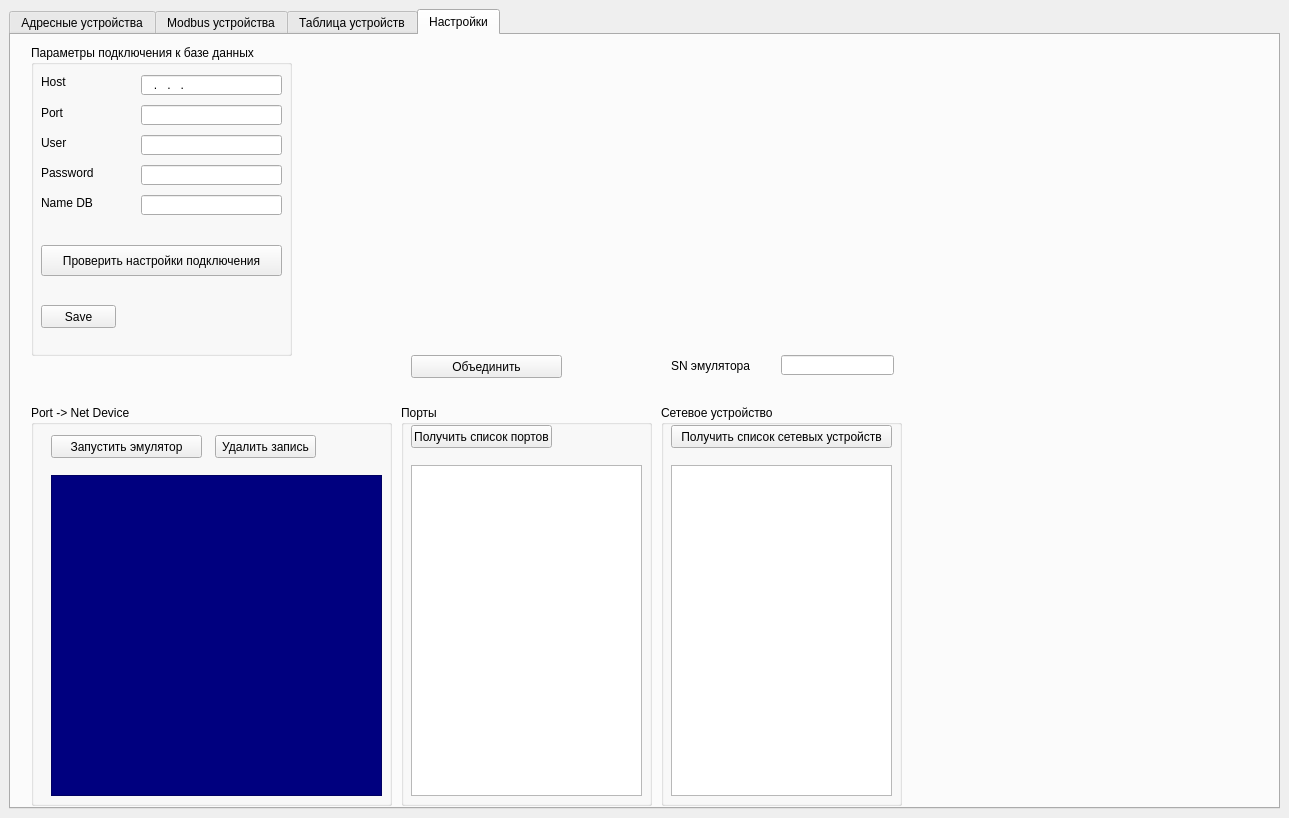
<?xml version="1.0" encoding="UTF-8"?>
<ui version="4.0">
 <class>MainWindow</class>
 <widget class="QMainWindow" name="MainWindow">
  <property name="geometry">
   <rect>
    <x>0</x>
    <y>0</y>
    <width>1289</width>
    <height>818</height>
   </rect>
  </property>
  <property name="windowTitle">
   <string>MainWindow</string>
  </property>
  <property name="styleSheet">
   <string notr="true"/>
  </property>
  <widget class="QWidget" name="centralwidget">
   <layout class="QVBoxLayout" name="verticalLayout_2">
    <item>
     <widget class="QTabWidget" name="tabWidget">
      <property name="enabled">
       <bool>true</bool>
      </property>
      <property name="sizePolicy">
       <sizepolicy hsizetype="Expanding" vsizetype="Expanding">
        <horstretch>0</horstretch>
        <verstretch>0</verstretch>
       </sizepolicy>
      </property>
      <property name="minimumSize">
       <size>
        <width>1271</width>
        <height>800</height>
       </size>
      </property>
      <property name="styleSheet">
       <string notr="true"/>
      </property>
      <property name="tabShape">
       <enum>QTabWidget::Rounded</enum>
      </property>
      <property name="currentIndex">
       <number>3</number>
      </property>
      <widget class="QWidget" name="ash_device_tab">
       <attribute name="title">
        <string>Адресные устройства</string>
       </attribute>
       <widget class="QGroupBox" name="ash_chenge_state_device_groupBox">
        <property name="geometry">
         <rect>
          <x>0</x>
          <y>10</y>
          <width>489</width>
          <height>131</height>
         </rect>
        </property>
        <property name="title">
         <string>Cостояния устройства</string>
        </property>
        <widget class="QWidget" name="verticalLayoutWidget">
         <property name="geometry">
          <rect>
           <x>10</x>
           <y>20</y>
           <width>471</width>
           <height>101</height>
          </rect>
         </property>
         <layout class="QVBoxLayout" name="ash_v_layer_state_dev_layout">
          <item>
           <layout class="QHBoxLayout" name="ash_h_top_layer_state_dev_layout"/>
          </item>
          <item>
           <layout class="QHBoxLayout" name="ash_h_center_layer_state_dev_layout"/>
          </item>
          <item>
           <layout class="QHBoxLayout" name="ash_h_bottom_layer_state_dev_layout"/>
          </item>
         </layout>
        </widget>
       </widget>
       <widget class="QGroupBox" name="ash_choice_net_dev_groupBox">
        <property name="geometry">
         <rect>
          <x>1040</x>
          <y>0</y>
          <width>221</width>
          <height>131</height>
         </rect>
        </property>
        <property name="title">
         <string>Сетевой контроллер</string>
        </property>
        <widget class="QListWidget" name="ash_out_net_dev_listWidget">
         <property name="geometry">
          <rect>
           <x>10</x>
           <y>20</y>
           <width>201</width>
           <height>101</height>
          </rect>
         </property>
        </widget>
       </widget>
       <widget class="QPushButton" name="view_devs_ash_btn">
        <property name="geometry">
         <rect>
          <x>960</x>
          <y>10</y>
          <width>75</width>
          <height>31</height>
         </rect>
        </property>
        <property name="text">
         <string>View</string>
        </property>
       </widget>
       <widget class="QTableWidget" name="ash_devices_tableWidget_2">
        <property name="geometry">
         <rect>
          <x>0</x>
          <y>140</y>
          <width>1261</width>
          <height>631</height>
         </rect>
        </property>
       </widget>
      </widget>
      <widget class="QWidget" name="modbus_device_tab">
       <attribute name="title">
        <string>Modbus устройства</string>
       </attribute>
       <widget class="QTableWidget" name="mb_devices_tableWidget">
        <property name="geometry">
         <rect>
          <x>0</x>
          <y>140</y>
          <width>1261</width>
          <height>631</height>
         </rect>
        </property>
       </widget>
       <widget class="QGroupBox" name="mb_choice_net_dev_groupBox">
        <property name="geometry">
         <rect>
          <x>1040</x>
          <y>0</y>
          <width>221</width>
          <height>131</height>
         </rect>
        </property>
        <property name="title">
         <string>Сетевой контроллер</string>
        </property>
        <widget class="QListWidget" name="mb_out_net_dev_listWidget">
         <property name="geometry">
          <rect>
           <x>10</x>
           <y>20</y>
           <width>201</width>
           <height>101</height>
          </rect>
         </property>
        </widget>
       </widget>
       <widget class="QPushButton" name="mb_view_devs_btn">
        <property name="geometry">
         <rect>
          <x>960</x>
          <y>10</y>
          <width>75</width>
          <height>31</height>
         </rect>
        </property>
        <property name="text">
         <string>View</string>
        </property>
       </widget>
       <widget class="QGroupBox" name="mb_chenge_state_device_groupBox">
        <property name="geometry">
         <rect>
          <x>0</x>
          <y>10</y>
          <width>489</width>
          <height>121</height>
         </rect>
        </property>
        <property name="title">
         <string>Состояния устройства</string>
        </property>
        <widget class="QWidget" name="verticalLayoutWidget_2">
         <property name="geometry">
          <rect>
           <x>10</x>
           <y>20</y>
           <width>471</width>
           <height>101</height>
          </rect>
         </property>
         <layout class="QVBoxLayout" name="v_layer_state_dev_layout_2">
          <item>
           <layout class="QHBoxLayout" name="mb_h_top_layer_state_dev_layout"/>
          </item>
          <item>
           <layout class="QHBoxLayout" name="mb_h_bottom_layer_state_dev_layout"/>
          </item>
         </layout>
        </widget>
       </widget>
      </widget>
      <widget class="QWidget" name="main_tab">
       <property name="sizePolicy">
        <sizepolicy hsizetype="Expanding" vsizetype="Expanding">
         <horstretch>0</horstretch>
         <verstretch>0</verstretch>
        </sizepolicy>
       </property>
       <attribute name="title">
        <string>Таблица устройств</string>
       </attribute>
       <layout class="QVBoxLayout" name="verticalLayout">
        <item>
         <layout class="QHBoxLayout" name="horizontalLayout_2">
          <item>
           <widget class="QGroupBox" name="states_groupBox">
            <property name="sizePolicy">
             <sizepolicy hsizetype="Fixed" vsizetype="Fixed">
              <horstretch>0</horstretch>
              <verstretch>0</verstretch>
             </sizepolicy>
            </property>
            <property name="minimumSize">
             <size>
              <width>371</width>
              <height>120</height>
             </size>
            </property>
            <property name="whatsThis">
             <string>&lt;html&gt;&lt;head/&gt;&lt;body&gt;&lt;p&gt;Для изменения состояния датчика нужно выбрать датчик в таблице и нажать на соответствующую кнопку состояния.&lt;/p&gt;&lt;/body&gt;&lt;/html&gt;</string>
            </property>
            <property name="styleSheet">
             <string notr="true"/>
            </property>
            <property name="title">
             <string>Изменение состояния выбранного датчика.</string>
            </property>
           </widget>
          </item>
          <item>
           <layout class="QGridLayout" name="gridLayout">
            <item row="1" column="1">
             <widget class="QLabel" name="sensor52_lbl">
              <property name="styleSheet">
               <string notr="true"/>
              </property>
              <property name="text">
               <string>АВИ

52</string>
              </property>
              <property name="margin">
               <number>5</number>
              </property>
              <property name="indent">
               <number>0</number>
              </property>
             </widget>
            </item>
            <item row="0" column="3">
             <widget class="QLabel" name="sensor4_lbl">
              <property name="styleSheet">
               <string notr="true"/>
              </property>
              <property name="text">
               <string>ИП-330
Кречет
4</string>
              </property>
              <property name="margin">
               <number>5</number>
              </property>
              <property name="indent">
               <number>0</number>
              </property>
             </widget>
            </item>
            <item row="0" column="2">
             <widget class="QLabel" name="sensor3_lbl">
              <property name="styleSheet">
               <string notr="true"/>
              </property>
              <property name="text">
               <string>ИП-101

3</string>
              </property>
              <property name="margin">
               <number>5</number>
              </property>
              <property name="indent">
               <number>0</number>
              </property>
             </widget>
            </item>
            <item row="1" column="4">
             <widget class="QLabel" name="sensor55_lbl">
              <property name="styleSheet">
               <string notr="true"/>
              </property>
              <property name="text">
               <string>АР-5

55</string>
              </property>
              <property name="margin">
               <number>5</number>
              </property>
              <property name="indent">
               <number>0</number>
              </property>
             </widget>
            </item>
            <item row="1" column="14">
             <widget class="QLabel" name="sensor65_lbl">
              <property name="styleSheet">
               <string notr="true"/>
              </property>
              <property name="text">
               <string>МКЗ

65</string>
              </property>
              <property name="margin">
               <number>5</number>
              </property>
              <property name="indent">
               <number>0</number>
              </property>
             </widget>
            </item>
            <item row="1" column="2">
             <widget class="QLabel" name="sensor53_lbl">
              <property name="styleSheet">
               <string notr="true"/>
              </property>
              <property name="frameShape">
               <enum>QFrame::NoFrame</enum>
              </property>
              <property name="text">
               <string>АМК

53</string>
              </property>
              <property name="margin">
               <number>5</number>
              </property>
              <property name="indent">
               <number>0</number>
              </property>
             </widget>
            </item>
            <item row="0" column="4">
             <widget class="QLabel" name="sensor5_lbl">
              <property name="styleSheet">
               <string notr="true"/>
              </property>
              <property name="text">
               <string>ИП-329
Феникс
5</string>
              </property>
              <property name="margin">
               <number>5</number>
              </property>
              <property name="indent">
               <number>0</number>
              </property>
             </widget>
            </item>
            <item row="1" column="3">
             <widget class="QLabel" name="sensor54_lbl">
              <property name="styleSheet">
               <string notr="true"/>
              </property>
              <property name="text">
               <string>АР-1

54</string>
              </property>
              <property name="margin">
               <number>5</number>
              </property>
              <property name="indent">
               <number>0</number>
              </property>
             </widget>
            </item>
            <item row="0" column="6">
             <widget class="QLabel" name="sensor7_lbl">
              <property name="styleSheet">
               <string notr="true"/>
              </property>
              <property name="text">
               <string>МИП

7</string>
              </property>
              <property name="margin">
               <number>5</number>
              </property>
              <property name="indent">
               <number>0</number>
              </property>
             </widget>
            </item>
            <item row="1" column="12">
             <widget class="QLabel" name="sensor63_lbl">
              <property name="styleSheet">
               <string notr="true"/>
              </property>
              <property name="text">
               <string>ИСМ-22-2

63</string>
              </property>
              <property name="margin">
               <number>5</number>
              </property>
              <property name="indent">
               <number>0</number>
              </property>
             </widget>
            </item>
            <item row="1" column="5">
             <widget class="QLabel" name="sensor56_lbl">
              <property name="styleSheet">
               <string notr="true"/>
              </property>
              <property name="text">
               <string>АРМини

56</string>
              </property>
              <property name="margin">
               <number>5</number>
              </property>
              <property name="indent">
               <number>0</number>
              </property>
             </widget>
            </item>
            <item row="1" column="10">
             <widget class="QLabel" name="sensor61_lbl">
              <property name="styleSheet">
               <string notr="true"/>
              </property>
              <property name="text">
               <string>ИСМ-5

61</string>
              </property>
              <property name="margin">
               <number>5</number>
              </property>
              <property name="indent">
               <number>0</number>
              </property>
             </widget>
            </item>
            <item row="1" column="7">
             <widget class="QLabel" name="sensor58_lbl">
              <property name="styleSheet">
               <string notr="true"/>
              </property>
              <property name="text">
               <string>АОПИ

58</string>
              </property>
              <property name="margin">
               <number>5</number>
              </property>
              <property name="indent">
               <number>0</number>
              </property>
             </widget>
            </item>
            <item row="1" column="11">
             <widget class="QLabel" name="sensor62_lbl">
              <property name="styleSheet">
               <string notr="true"/>
              </property>
              <property name="text">
               <string>ИСМ-22

62</string>
              </property>
              <property name="margin">
               <number>5</number>
              </property>
              <property name="indent">
               <number>0</number>
              </property>
             </widget>
            </item>
            <item row="0" column="1">
             <widget class="QLabel" name="sensor2_lbl">
              <property name="styleSheet">
               <string notr="true"/>
              </property>
              <property name="text">
               <string>ИПП
Гелиос
2</string>
              </property>
              <property name="margin">
               <number>5</number>
              </property>
              <property name="indent">
               <number>0</number>
              </property>
             </widget>
            </item>
            <item row="1" column="8">
             <widget class="QLabel" name="sensor59_lbl">
              <property name="styleSheet">
               <string notr="true"/>
              </property>
              <property name="text">
               <string>ИРС

59</string>
              </property>
              <property name="margin">
               <number>5</number>
              </property>
              <property name="indent">
               <number>0</number>
              </property>
             </widget>
            </item>
            <item row="0" column="0">
             <widget class="QLabel" name="sensor1_lbl">
              <property name="styleSheet">
               <string notr="true"/>
              </property>
              <property name="text">
               <string>ИП-535

1</string>
              </property>
              <property name="margin">
               <number>5</number>
              </property>
              <property name="indent">
               <number>0</number>
              </property>
             </widget>
            </item>
            <item row="0" column="8">
             <widget class="QLabel" name="sensor9_lbl">
              <property name="styleSheet">
               <string notr="true"/>
              </property>
              <property name="text">
               <string>NLS16

9</string>
              </property>
              <property name="margin">
               <number>5</number>
              </property>
              <property name="indent">
               <number>0</number>
              </property>
             </widget>
            </item>
            <item row="1" column="16">
             <widget class="QLabel" name="sensor67_lbl">
              <property name="styleSheet">
               <string notr="true"/>
              </property>
              <property name="text">
               <string>ОСЗ9

67</string>
              </property>
              <property name="margin">
               <number>5</number>
              </property>
              <property name="indent">
               <number>0</number>
              </property>
             </widget>
            </item>
            <item row="0" column="7">
             <widget class="QLabel" name="sensor8_lbl">
              <property name="styleSheet">
               <string notr="true"/>
              </property>
              <property name="text">
               <string>ИПА

8</string>
              </property>
              <property name="margin">
               <number>5</number>
              </property>
              <property name="indent">
               <number>0</number>
              </property>
             </widget>
            </item>
            <item row="1" column="13">
             <widget class="QLabel" name="sensor64_lbl">
              <property name="styleSheet">
               <string notr="true"/>
              </property>
              <property name="text">
               <string>ИСМ-220

64</string>
              </property>
              <property name="margin">
               <number>5</number>
              </property>
              <property name="indent">
               <number>0</number>
              </property>
             </widget>
            </item>
            <item row="0" column="5">
             <widget class="QLabel" name="sensor6_lbl">
              <property name="styleSheet">
               <string notr="true"/>
              </property>
              <property name="text">
               <string>ИПЭС

6</string>
              </property>
              <property name="margin">
               <number>5</number>
              </property>
              <property name="indent">
               <number>0</number>
              </property>
             </widget>
            </item>
            <item row="1" column="9">
             <widget class="QLabel" name="sensor60_lbl">
              <property name="styleSheet">
               <string notr="true"/>
              </property>
              <property name="text">
               <string>ИР-П

60</string>
              </property>
              <property name="margin">
               <number>5</number>
              </property>
              <property name="indent">
               <number>0</number>
              </property>
             </widget>
            </item>
            <item row="1" column="15">
             <widget class="QLabel" name="sensor66_lbl">
              <property name="styleSheet">
               <string notr="true"/>
              </property>
              <property name="text">
               <string>ОСЗ

66</string>
              </property>
              <property name="margin">
               <number>5</number>
              </property>
              <property name="indent">
               <number>0</number>
              </property>
             </widget>
            </item>
            <item row="1" column="0">
             <widget class="QLabel" name="sensor51_lbl">
              <property name="styleSheet">
               <string notr="true"/>
              </property>
              <property name="text">
               <string>А2ДПИ

51</string>
              </property>
              <property name="margin">
               <number>5</number>
              </property>
              <property name="indent">
               <number>0</number>
              </property>
             </widget>
            </item>
            <item row="1" column="6">
             <widget class="QLabel" name="sensor57_lbl">
              <property name="styleSheet">
               <string notr="true"/>
              </property>
              <property name="text">
               <string>АТИ

57</string>
              </property>
              <property name="margin">
               <number>5</number>
              </property>
              <property name="indent">
               <number>0</number>
              </property>
             </widget>
            </item>
            <item row="0" column="9">
             <widget class="QLabel" name="sensor10_lbl">
              <property name="text">
               <string>NLS8

10</string>
              </property>
             </widget>
            </item>
           </layout>
          </item>
         </layout>
        </item>
        <item>
         <widget class="QTableWidget" name="output_table">
          <property name="styleSheet">
           <string notr="true"/>
          </property>
         </widget>
        </item>
       </layout>
      </widget>
      <widget class="QWidget" name="settings_tab">
       <attribute name="title">
        <string>Настройки</string>
       </attribute>
       <widget class="QGroupBox" name="port_and_ne_dev_groupBox">
        <property name="geometry">
         <rect>
          <x>20</x>
          <y>370</y>
          <width>361</width>
          <height>401</height>
         </rect>
        </property>
        <property name="sizePolicy">
         <sizepolicy hsizetype="Fixed" vsizetype="Fixed">
          <horstretch>0</horstretch>
          <verstretch>0</verstretch>
         </sizepolicy>
        </property>
        <property name="styleSheet">
         <string notr="true"/>
        </property>
        <property name="title">
         <string>Port -&gt; Net Device</string>
        </property>
        <widget class="QTableWidget" name="port_and_net_dev_tableWidget">
         <property name="geometry">
          <rect>
           <x>20</x>
           <y>70</y>
           <width>331</width>
           <height>321</height>
          </rect>
         </property>
         <property name="styleSheet">
          <string notr="true">QHeaderView::section:horizontal {
    color: #fff;
    background-color: rgb(0, 85, 127);
 }
QTableWidget {
	background-color: rgb(0, 0, 127);
	color: rgb(85, 255, 0);
	font: 63 8pt &quot;Yu Gothic UI Semibold&quot;;
}
</string>
         </property>
        </widget>
        <widget class="QPushButton" name="send_table_btn">
         <property name="geometry">
          <rect>
           <x>20</x>
           <y>30</y>
           <width>151</width>
           <height>23</height>
          </rect>
         </property>
         <property name="styleSheet">
          <string notr="true"/>
         </property>
         <property name="text">
          <string>Запустить эмулятор</string>
         </property>
        </widget>
        <widget class="QPushButton" name="delete_line_btn">
         <property name="geometry">
          <rect>
           <x>184</x>
           <y>30</y>
           <width>101</width>
           <height>23</height>
          </rect>
         </property>
         <property name="styleSheet">
          <string notr="true"/>
         </property>
         <property name="text">
          <string>Удалить запись</string>
         </property>
        </widget>
       </widget>
       <widget class="QGroupBox" name="ports_groupBox">
        <property name="geometry">
         <rect>
          <x>390</x>
          <y>370</y>
          <width>251</width>
          <height>401</height>
         </rect>
        </property>
        <property name="sizePolicy">
         <sizepolicy hsizetype="Fixed" vsizetype="Fixed">
          <horstretch>0</horstretch>
          <verstretch>0</verstretch>
         </sizepolicy>
        </property>
        <property name="styleSheet">
         <string notr="true"/>
        </property>
        <property name="title">
         <string>Порты</string>
        </property>
        <widget class="QListWidget" name="ports_listWidget">
         <property name="geometry">
          <rect>
           <x>10</x>
           <y>60</y>
           <width>231</width>
           <height>331</height>
          </rect>
         </property>
         <property name="styleSheet">
          <string notr="true"/>
         </property>
        </widget>
        <widget class="QPushButton" name="get_ports_btn">
         <property name="geometry">
          <rect>
           <x>10</x>
           <y>20</y>
           <width>141</width>
           <height>23</height>
          </rect>
         </property>
         <property name="styleSheet">
          <string notr="true"/>
         </property>
         <property name="text">
          <string>Получить список портов</string>
         </property>
        </widget>
       </widget>
       <widget class="QGroupBox" name="net_dev_groupBox">
        <property name="geometry">
         <rect>
          <x>650</x>
          <y>370</y>
          <width>241</width>
          <height>401</height>
         </rect>
        </property>
        <property name="sizePolicy">
         <sizepolicy hsizetype="Fixed" vsizetype="Fixed">
          <horstretch>0</horstretch>
          <verstretch>0</verstretch>
         </sizepolicy>
        </property>
        <property name="styleSheet">
         <string notr="true"/>
        </property>
        <property name="title">
         <string>Сетевое устройство</string>
        </property>
        <widget class="QListWidget" name="net_dev_listWidget">
         <property name="geometry">
          <rect>
           <x>10</x>
           <y>60</y>
           <width>221</width>
           <height>331</height>
          </rect>
         </property>
         <property name="styleSheet">
          <string notr="true"/>
         </property>
        </widget>
        <widget class="QPushButton" name="get_net_dev_btn">
         <property name="geometry">
          <rect>
           <x>10</x>
           <y>20</y>
           <width>221</width>
           <height>23</height>
          </rect>
         </property>
         <property name="styleSheet">
          <string notr="true"/>
         </property>
         <property name="text">
          <string>Получить список сетевых устройств</string>
         </property>
        </widget>
       </widget>
       <widget class="QGroupBox" name="groupBox_2">
        <property name="geometry">
         <rect>
          <x>20</x>
          <y>10</y>
          <width>261</width>
          <height>311</height>
         </rect>
        </property>
        <property name="sizePolicy">
         <sizepolicy hsizetype="Fixed" vsizetype="Fixed">
          <horstretch>0</horstretch>
          <verstretch>0</verstretch>
         </sizepolicy>
        </property>
        <property name="minimumSize">
         <size>
          <width>261</width>
          <height>311</height>
         </size>
        </property>
        <property name="styleSheet">
         <string notr="true"/>
        </property>
        <property name="title">
         <string>Параметры подключения к базе данных</string>
        </property>
        <widget class="QLabel" name="port_db_lbl">
         <property name="geometry">
          <rect>
           <x>10</x>
           <y>60</y>
           <width>47</width>
           <height>16</height>
          </rect>
         </property>
         <property name="styleSheet">
          <string notr="true"/>
         </property>
         <property name="text">
          <string>Port</string>
         </property>
        </widget>
        <widget class="QLabel" name="host_db_lbl">
         <property name="geometry">
          <rect>
           <x>10</x>
           <y>30</y>
           <width>47</width>
           <height>14</height>
          </rect>
         </property>
         <property name="styleSheet">
          <string notr="true"/>
         </property>
         <property name="text">
          <string>Host</string>
         </property>
        </widget>
        <widget class="QLabel" name="user_db_lbl">
         <property name="geometry">
          <rect>
           <x>10</x>
           <y>90</y>
           <width>51</width>
           <height>16</height>
          </rect>
         </property>
         <property name="styleSheet">
          <string notr="true"/>
         </property>
         <property name="text">
          <string>User</string>
         </property>
        </widget>
        <widget class="QLabel" name="pass_db_lbl">
         <property name="geometry">
          <rect>
           <x>10</x>
           <y>120</y>
           <width>61</width>
           <height>16</height>
          </rect>
         </property>
         <property name="styleSheet">
          <string notr="true"/>
         </property>
         <property name="text">
          <string>Password</string>
         </property>
        </widget>
        <widget class="QLabel" name="name_db_lbl">
         <property name="geometry">
          <rect>
           <x>10</x>
           <y>150</y>
           <width>61</width>
           <height>16</height>
          </rect>
         </property>
         <property name="styleSheet">
          <string notr="true"/>
         </property>
         <property name="text">
          <string>Name DB</string>
         </property>
        </widget>
        <widget class="QLineEdit" name="host_db_lineEdit">
         <property name="geometry">
          <rect>
           <x>110</x>
           <y>30</y>
           <width>141</width>
           <height>20</height>
          </rect>
         </property>
         <property name="toolTip">
          <string>&lt;html&gt;&lt;head/&gt;&lt;body&gt;&lt;p&gt;Адрес (IP4) подключения к БД&lt;/p&gt;&lt;/body&gt;&lt;/html&gt;</string>
         </property>
         <property name="styleSheet">
          <string notr="true"/>
         </property>
         <property name="inputMask">
          <string>000\.000\.000\.000</string>
         </property>
         <property name="text">
          <string>...</string>
         </property>
        </widget>
        <widget class="QLineEdit" name="port_db_lineEdit">
         <property name="geometry">
          <rect>
           <x>110</x>
           <y>60</y>
           <width>141</width>
           <height>20</height>
          </rect>
         </property>
         <property name="toolTip">
          <string>&lt;html&gt;&lt;head/&gt;&lt;body&gt;&lt;p&gt;Номер порта должен быть в диапазоне &lt;span style=&quot; font-family:'JetBrains Mono','monospace'; font-size:10pt; font-weight:600; font-style:italic; color:#ff0000;&quot;&gt;1024-49151&lt;/span&gt;&lt;/p&gt;&lt;/body&gt;&lt;/html&gt;</string>
         </property>
         <property name="styleSheet">
          <string notr="true"/>
         </property>
         <property name="inputMask">
          <string>00009</string>
         </property>
         <property name="text">
          <string/>
         </property>
        </widget>
        <widget class="QLineEdit" name="user_db_lineEdit">
         <property name="geometry">
          <rect>
           <x>110</x>
           <y>90</y>
           <width>141</width>
           <height>20</height>
          </rect>
         </property>
         <property name="toolTip">
          <string>&lt;html&gt;&lt;head/&gt;&lt;body&gt;&lt;p&gt;Логин базы данных&lt;/p&gt;&lt;/body&gt;&lt;/html&gt;</string>
         </property>
         <property name="styleSheet">
          <string notr="true"/>
         </property>
         <property name="text">
          <string/>
         </property>
        </widget>
        <widget class="QLineEdit" name="pass_db_lineEdit">
         <property name="geometry">
          <rect>
           <x>110</x>
           <y>120</y>
           <width>141</width>
           <height>20</height>
          </rect>
         </property>
         <property name="toolTip">
          <string>&lt;html&gt;&lt;head/&gt;&lt;body&gt;&lt;p&gt;Пароль базы данных&lt;/p&gt;&lt;/body&gt;&lt;/html&gt;</string>
         </property>
         <property name="styleSheet">
          <string notr="true"/>
         </property>
         <property name="text">
          <string/>
         </property>
        </widget>
        <widget class="QLineEdit" name="name_db_lineEdit">
         <property name="geometry">
          <rect>
           <x>110</x>
           <y>150</y>
           <width>141</width>
           <height>20</height>
          </rect>
         </property>
         <property name="toolTip">
          <string>&lt;html&gt;&lt;head/&gt;&lt;body&gt;&lt;p&gt;Имя базы данных&lt;/p&gt;&lt;/body&gt;&lt;/html&gt;</string>
         </property>
         <property name="styleSheet">
          <string notr="true"/>
         </property>
         <property name="text">
          <string/>
         </property>
        </widget>
        <widget class="QPushButton" name="save_db_btn">
         <property name="geometry">
          <rect>
           <x>10</x>
           <y>260</y>
           <width>75</width>
           <height>23</height>
          </rect>
         </property>
         <property name="toolTip">
          <string>&lt;html&gt;&lt;head/&gt;&lt;body&gt;&lt;p&gt;Сохранение настроек для дальнейшей работы &lt;/p&gt;&lt;/body&gt;&lt;/html&gt;</string>
         </property>
         <property name="styleSheet">
          <string notr="true"/>
         </property>
         <property name="text">
          <string>Save</string>
         </property>
        </widget>
        <widget class="QPushButton" name="check_db_btn">
         <property name="geometry">
          <rect>
           <x>10</x>
           <y>200</y>
           <width>241</width>
           <height>31</height>
          </rect>
         </property>
         <property name="toolTip">
          <string>&lt;html&gt;&lt;head/&gt;&lt;body&gt;&lt;p&gt;Проверка подключения к базе данных&lt;/p&gt;&lt;/body&gt;&lt;/html&gt;</string>
         </property>
         <property name="styleSheet">
          <string notr="true"/>
         </property>
         <property name="text">
          <string>Проверить настройки подключения</string>
         </property>
        </widget>
       </widget>
       <widget class="QPushButton" name="join_btn">
        <property name="geometry">
         <rect>
          <x>400</x>
          <y>320</y>
          <width>151</width>
          <height>23</height>
         </rect>
        </property>
        <property name="styleSheet">
         <string notr="true"/>
        </property>
        <property name="text">
         <string>Объединить</string>
        </property>
       </widget>
       <widget class="QLineEdit" name="sn_emulator_lineEdit">
        <property name="geometry">
         <rect>
          <x>770</x>
          <y>320</y>
          <width>113</width>
          <height>20</height>
         </rect>
        </property>
       </widget>
       <widget class="QLabel" name="label">
        <property name="geometry">
         <rect>
          <x>660</x>
          <y>320</y>
          <width>81</width>
          <height>21</height>
         </rect>
        </property>
        <property name="text">
         <string>SN эмулятора</string>
        </property>
       </widget>
      </widget>
     </widget>
    </item>
   </layout>
  </widget>
 </widget>
 <resources/>
 <connections/>
</ui>
